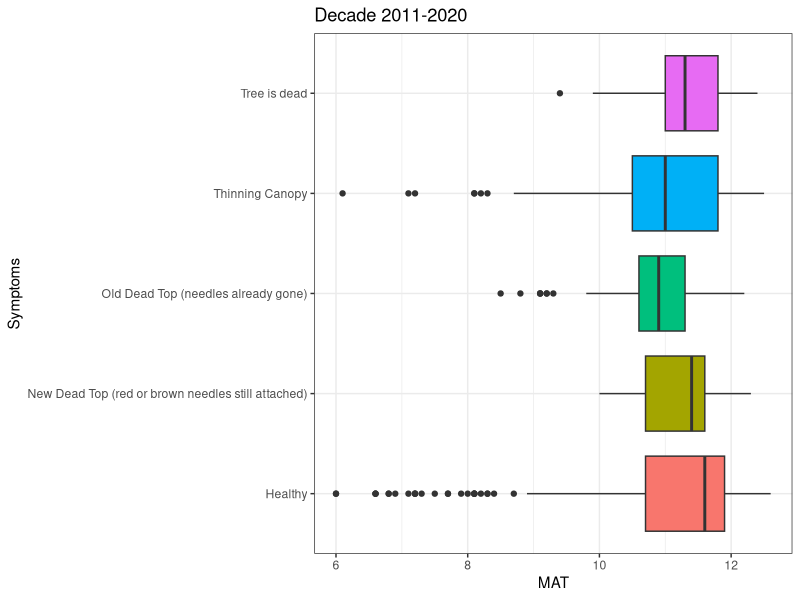
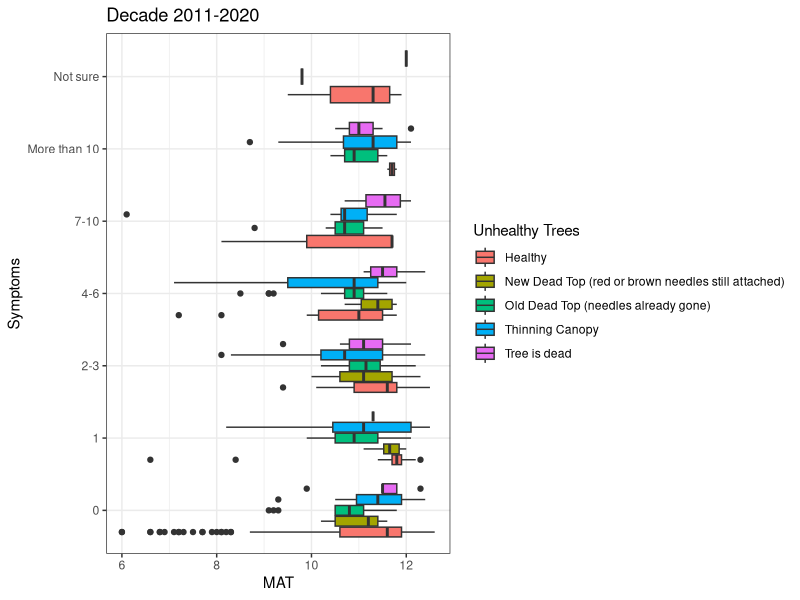
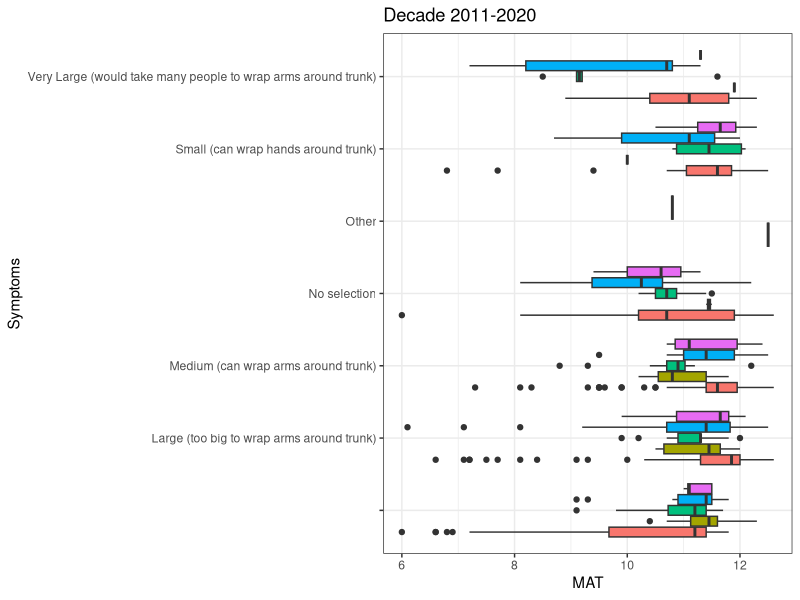
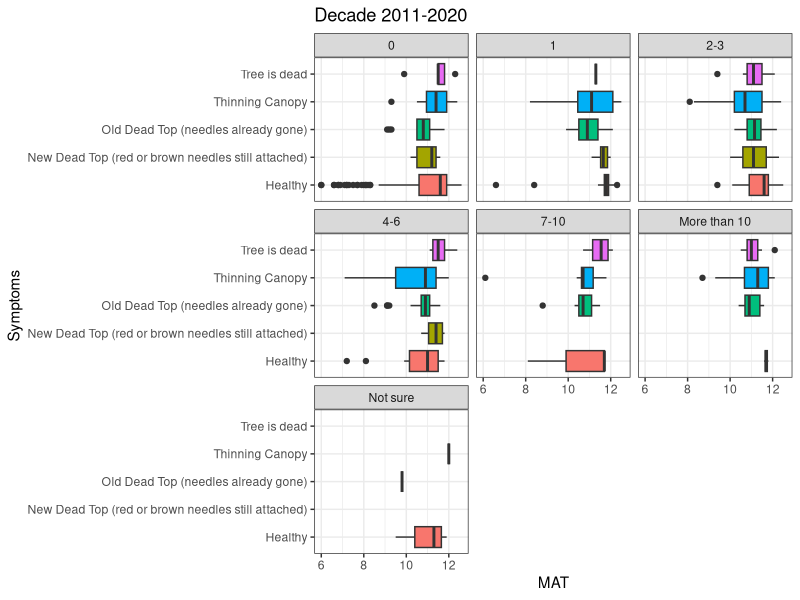
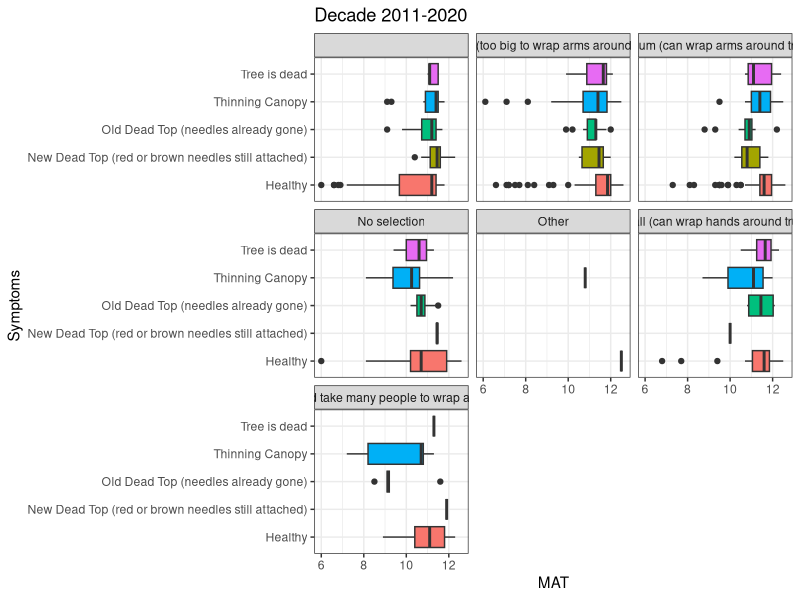
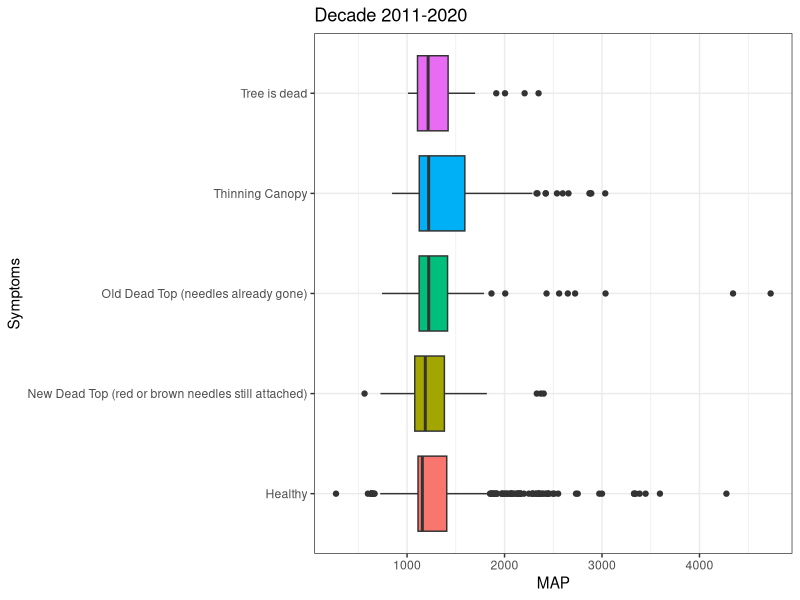
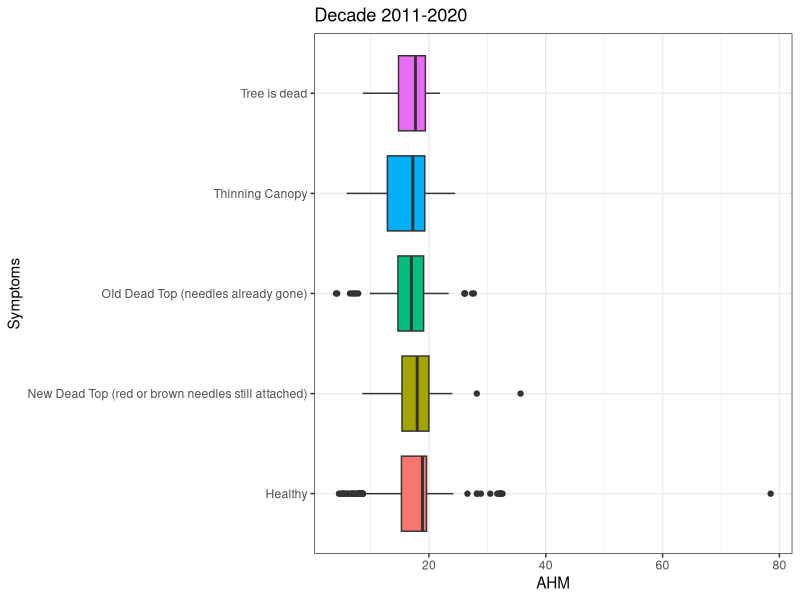
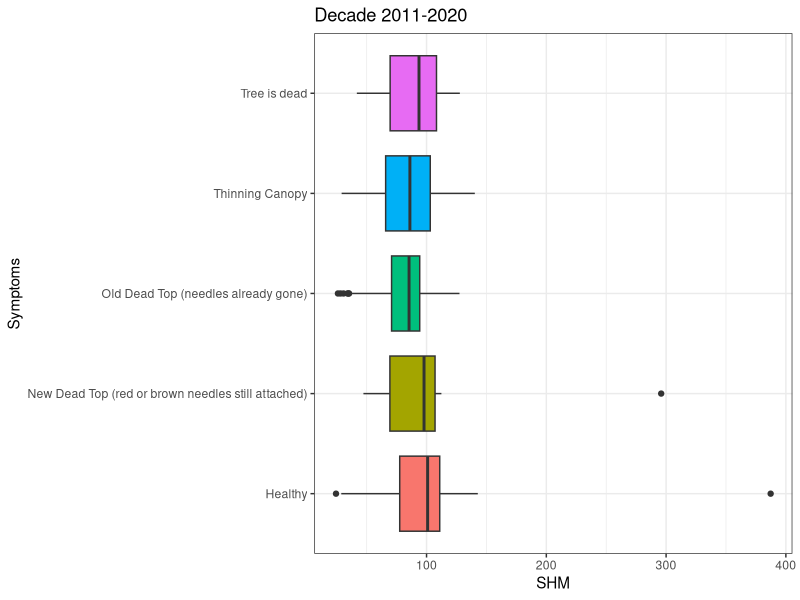

These figures' R source, in order:
## ---- chunk 1
knitr::opts_chunk$set(echo = FALSE)
knitr::opts_knit$set(root.dir = "/Users/redcedar/ServerFiles/redcedar/") 
## ---- chunk 2
#install.packages("tidyverse")
library(tidyverse)
## ---- chunk 3
data <- read.csv("./data/observations-9.19.21.csv")
## ---- chunk 4
gps <- data[c(1,22,23)]
gps <- rename(gps,lat = latitude) %>% `colnames<-`(c("ID2","lat","long")) %>% mutate(el = ".") #columns were ranamed to match format for ClimateNA tool.
## ---- chunk 5
normals <- read.csv("./data/gps_Normal_1991_2020MSY.csv")
normals <- rename(normals, id = ID2) #rename column 'ID2' (changed for ClimateNA tool) back to 'id'
## ---- chunk 6
lastdecade <- read.csv("./data/gps_Decade_2011_2020MSY.csv")
lastdecade <- rename(lastdecade, id = ID2) #rename column 'ID2' (changed for ClimateNA tool) back to 'id'
## ---- chunk 7
topo <- read.csv("./data/gps plus DEM and TOPO data.csv")
topo <- rename(topo, id = ID2) #rename column 'ID2' (changed for ClimateNA tool) back to 'id'
## ---- chunk 8
wasoils <- read.csv("./data/Washington_GPS_Soils_Data_muaggatt_component.csv")
orsoils <- read.csv("./data/Oregon_GPS_Soils_Data_muagget_component.csv") #note misspelling of muaggatt
wasoils <- rename(wasoils, id = ID2) #rename column 'ID2' (changed for ClimateNA tool) back to 'id'
orsoils <- rename(orsoils, id = ID2) #rename column 'ID2' (changed for ClimateNA tool) back to 'id'
pnwsoils <- bind_rows(wasoils,orsoils)
## ---- chunk 9
#combinednormals <- left_join(data,normals,by="id")  %>% left_join(.,topo,by="id") %>% left_join(.,pnwsoils,by="id")
combo.decade <- left_join(data,lastdecade,by="id")  %>% left_join(.,topo,by="id") %>% left_join(.,pnwsoils,by="id")
## ---- chunk 10
combo.decade$field.tree.canopy.symptoms[combo.decade$field.tree.canopy.symptoms=="Multiple Symptoms"] <-"Multiple Symptoms (please list in Notes)"
combo.decade$field.tree.canopy.symptoms[combo.decade$field.tree.canopy.symptoms=="multiple symptoms"] <-"Multiple Symptoms (please list in Notes)"
combo.decade$field.tree.canopy.symptoms[combo.decade$field.tree.canopy.symptoms=="thinning foliage"] <-"Thinning Canopy"
combo.decade$field.tree.canopy.symptoms[combo.decade$field.tree.canopy.symptoms=="healthy"] <-"Healthy"
combo.decade$field.tree.canopy.symptoms[combo.decade$field.tree.canopy.symptoms=="dead top"] <-"Old Dead Top (needles already gone)"
combo.decade <- combo.decade %>% droplevels()
combo.decade$field.tree.canopy.symptoms <- as.factor(combo.decade$field.tree.canopy.symptoms)
#levels(combo.decade$field.tree.canopy.symptoms)
## ---- chunk 11
combo.decade$field.number.of.additional.unhealthy.trees..of.same.species..in.area..within.sight.[combo.decade$field.number.of.additional.unhealthy.trees..of.same.species..in.area..within.sight.=="4"] <- "4-6"
combo.decade$field.number.of.additional.unhealthy.trees..of.same.species..in.area..within.sight.[combo.decade$field.number.of.additional.unhealthy.trees..of.same.species..in.area..within.sight.=="5"] <- "4-6"
combo.decade$field.number.of.additional.unhealthy.trees..of.same.species..in.area..within.sight.[combo.decade$field.number.of.additional.unhealthy.trees..of.same.species..in.area..within.sight.=="2"] <- "2-3"
combo.decade <- combo.decade %>% droplevels()
combo.decade$field.number.of.additional.unhealthy.trees..of.same.species..in.area..within.sight. <- as.factor(combo.decade$field.number.of.additional.unhealthy.trees..of.same.species..in.area..within.sight.)
#levels(combo.decade$field.number.of.additional.unhealthy.trees..of.same.species..in.area..within.sight.)
## ---- chunk 12
combo.decade$field.optional...tree.size[combo.decade$field.optional...tree.size == "Large"] <- "Large (too big to wrap arms around trunk)"
combo.decade$field.optional...tree.size[combo.decade$field.optional...tree.size == "Medium"] <- "Medium (can wrap arms around trunk)"
combo.decade$field.optional...tree.size[combo.decade$field.optional...tree.size == "Small"] <- "Small (can wrap hands around trunk)"
combo.decade$field.optional...tree.size[combo.decade$field.optional...tree.size == "Very Large"] <- "Very Large (would take many people to wrap arms around trunk)"
combo.decade <- combo.decade %>% droplevels()
combo.decade$field.optional...tree.size <- as.factor(combo.decade$field.optional...tree.size)
#levels(combo.decade$field.optional...tree.size)
## ---- chunk 13
combo.decade <- combo.decade %>% filter(MAP >0 & RASTERVALU>=0, na.rm=TRUE)
## ---- chunk 14
combo.decade %>% group_by(field.tree.canopy.symptoms) %>% count()
## ---- chunk 15
filtered.symptoms <- combo.decade  %>% filter(field.tree.canopy.symptoms=="Healthy"|field.tree.canopy.symptoms=="Thinning Canopy"|field.tree.canopy.symptoms=="New Dead Top (red or brown needles still attached)"|field.tree.canopy.symptoms=="Old Dead Top (needles already gone)"|field.tree.canopy.symptoms=="Tree is dead") %>% droplevels()
#levels(filtered.symptoms$field.tree.canopy.symptoms)
## ---- chunk 16
filtered.symptoms %>% group_by(field.tree.canopy.symptoms) %>% count()
## ---- chunk 17
level_key <- c("Healthy" = "Healthy", "Thinning Canopy" = "Unhealthy", "New Dead Top (red or brown needles still attached)" = "Unhealthy", "Old Dead Top (needles already gone)" = "Unhealthy", "Tree is dead" = "Unhealthy", "Multiple Symptoms (please list in Notes)" = "Unhealthy", "Extra Cone Crop" = "Unhealthy", "Browning Canopy" = "Unhealthy","Branch Dieback or 'Flagging'" = "Unhealthy", "Other (please describe in Notes)" = "Unhealthy", "Yellowing Canopy" = "Unhealthy")

binary <- combo.decade
binary$field.tree.canopy.symptoms <- recode_factor(binary$field.tree.canopy.symptoms, !!!level_key)
#levels(binary$field.tree.canopy.symptoms)
## ---- chunk 18
binary %>% group_by(field.tree.canopy.symptoms) %>% count()
## ---- chunk 19
ggplot(filtered.symptoms,aes(field.tree.canopy.symptoms,MAT,fill=field.tree.canopy.symptoms))+geom_boxplot(show.legend=FALSE)+coord_flip()+theme_bw() +labs(title="Decade 2011-2020",x="Symptoms")
## ---- chunk 20
ggplot(filtered.symptoms,aes(field.number.of.additional.unhealthy.trees..of.same.species..in.area..within.sight.,MAT,fill=field.tree.canopy.symptoms))+geom_boxplot()+coord_flip()+theme_bw() +labs(fill="Unhealthy Trees")+labs(title="Decade 2011-2020",x="Symptoms")
## ---- chunk 21
ggplot(filtered.symptoms,aes(field.optional...tree.size,MAT,fill=field.tree.canopy.symptoms))+geom_boxplot(show.legend=FALSE)+coord_flip()+theme_bw() +labs(fill="Unhealthy Trees")+labs(title="Decade 2011-2020",x="Symptoms")
## ---- chunk 22
ggplot(filtered.symptoms,aes(field.tree.canopy.symptoms,MAT,fill=field.tree.canopy.symptoms))+geom_boxplot(show.legend=FALSE)+coord_flip()+facet_wrap(~field.number.of.additional.unhealthy.trees..of.same.species..in.area..within.sight.)+theme_bw() +labs(title="Decade 2011-2020",x="Symptoms")
## ---- chunk 23
ggplot(filtered.symptoms,aes(field.tree.canopy.symptoms,MAT,fill=field.tree.canopy.symptoms))+geom_boxplot(show.legend=FALSE)+coord_flip()+theme_bw() +facet_wrap(~field.optional...tree.size) +labs(title="Decade 2011-2020",x="Symptoms")
## ---- chunk 24
ggplot(filtered.symptoms,aes(field.tree.canopy.symptoms,MAP,fill=field.tree.canopy.symptoms))+geom_boxplot(show.legend=FALSE)+coord_flip()+theme_bw() +labs(title="Decade 2011-2020",x="Symptoms")
## ---- chunk 25
ggplot(filtered.symptoms,aes(field.tree.canopy.symptoms,AHM,fill=field.tree.canopy.symptoms))+geom_boxplot(show.legend=FALSE)+coord_flip()+theme_bw() +labs(title="Decade 2011-2020",x="Symptoms")
## ---- chunk 26
ggplot(filtered.symptoms,aes(field.tree.canopy.symptoms,SHM,fill=field.tree.canopy.symptoms))+geom_boxplot(show.legend=FALSE)+coord_flip()+theme_bw() +labs(title="Decade 2011-2020",x="Symptoms")
## ---- chunk 27
filtered.symptoms.shm <- filtered.symptoms %>% filter(SHM<200) %>% droplevels()
## ---- chunk 28
ggplot(filtered.symptoms.shm,aes(field.tree.canopy.symptoms,SHM,fill=field.tree.canopy.symptoms))+geom_boxplot(show.legend=FALSE)+coord_flip()+theme_bw() +labs(title="Decade 2011-2020",x="Symptoms", y="Summer Heat-Moisture Index")
## ---- chunk 29
ggplot(filtered.symptoms,aes(field.tree.canopy.symptoms,MSP,fill=field.tree.canopy.symptoms))+geom_boxplot(show.legend=FALSE)+coord_flip()+theme_bw() +labs(title="Decade 2011-2020",x="Symptoms")
## ---- chunk 30
ggplot(filtered.symptoms,aes(field.tree.canopy.symptoms,CMD,fill=field.tree.canopy.symptoms))+geom_boxplot(show.legend=FALSE)+coord_flip()+theme_bw() +labs(title="Decade 2011-2020",x="Symptoms")
## ---- chunk 31
ggplot(filtered.symptoms,aes(field.tree.canopy.symptoms,Eref,fill=field.tree.canopy.symptoms))+geom_boxplot(show.legend=FALSE)+coord_flip()+theme_bw() +labs(title="Decade 2011-2020",x="Symptoms")
## ---- chunk 32
ggplot(filtered.symptoms,aes(field.tree.canopy.symptoms,Aspect.x,fill=field.tree.canopy.symptoms))+geom_boxplot(show.legend=FALSE)+coord_flip()+theme_bw() +labs(title="Aspect (degrees)",x="Symptoms")
## ---- chunk 33
ggplot(filtered.symptoms,aes(field.tree.canopy.symptoms,Slope.x,fill=field.tree.canopy.symptoms))+geom_boxplot(show.legend=FALSE)+coord_flip()+theme_bw() +labs(title="Slope (degrees)",x="Symptoms")
## ---- chunk 34
ggplot(filtered.symptoms,aes(field.tree.canopy.symptoms,PNWSRTMDEM.x,fill=field.tree.canopy.symptoms))+geom_boxplot(show.legend=FALSE)+coord_flip()+theme_bw() +labs(title="Elevation (meters)",x="Symptoms")
## ---- chunk 35
ggplot(filtered.symptoms,aes(Slope.x,CMD,color=field.tree.canopy.symptoms))+geom_point()
## ---- chunk 36
ggplot(filtered.symptoms,aes(Slope.x,CMD,color=field.tree.canopy.symptoms))+geom_smooth()
## ---- chunk 37
ggplot(filtered.symptoms,aes(Slope.x,CMD,color=field.tree.canopy.symptoms))+geom_smooth()+facet_wrap(~field.tree.canopy.symptoms)
## ---- chunk 38
ggplot(filtered.symptoms,aes(PNWSRTMDEM.x,CMD,color=field.tree.canopy.symptoms))+geom_smooth()
## ---- chunk 39
ggplot(filtered.symptoms,aes(field.tree.canopy.symptoms,muaggatt_brockdepmin,fill=field.tree.canopy.symptoms))+geom_boxplot(show.legend=FALSE)+coord_flip()+theme_bw() +labs(x="Symptoms")
## ---- chunk 40
ggplot(filtered.symptoms,aes(muaggatt_drclassdcd,field.tree.canopy.symptoms,color=field.tree.canopy.symptoms))+geom_count(show.legend=FALSE)+coord_flip()+theme_bw() +labs(x="Symptoms")
## ---- chunk 41
ggplot(filtered.symptoms,aes(field.tree.canopy.symptoms,fill=field.tree.canopy.symptoms))+geom_bar(show.legend=FALSE)+coord_flip()+theme_bw() +labs(x="Symptoms")+facet_wrap(~muaggatt_drclassdcd)
## ---- chunk 42
ggplot(filtered.symptoms,aes(muaggatt_drclasswettest,field.tree.canopy.symptoms,color=field.tree.canopy.symptoms))+geom_count(show.legend=FALSE)+coord_flip()+theme_bw() +labs(x="Symptoms")
## ---- chunk 43
ggplot(filtered.symptoms,aes(field.tree.canopy.symptoms,fill=field.tree.canopy.symptoms))+geom_bar(show.legend=FALSE)+coord_flip()+theme_bw() +labs(x="Symptoms")+facet_wrap(~muaggatt_drclasswettest)
## ---- chunk 44
ggplot(filtered.symptoms,aes(muaggatt_hydgrpdcd,field.tree.canopy.symptoms,color=field.tree.canopy.symptoms))+geom_count(show.legend=FALSE)+coord_flip()+theme_bw() +labs(x="Symptoms")
## ---- chunk 45
ggplot(filtered.symptoms,aes(field.tree.canopy.symptoms,fill=field.tree.canopy.symptoms))+geom_bar(show.legend=FALSE)+coord_flip()+theme_bw() +labs(x="Symptoms")+facet_wrap(~muaggatt_hydgrpdcd)
## ---- chunk 46
ggplot(filtered.symptoms,aes(field.tree.canopy.symptoms,muaggatt_slopegradwta,fill=field.tree.canopy.symptoms))+geom_boxplot(show.legend=FALSE)+coord_flip()+theme_bw() +labs(x="Symptoms")
## ---- chunk 47
ggplot(filtered.symptoms,aes(field.tree.canopy.symptoms,muaggatt_niccdcdpct,fill=field.tree.canopy.symptoms))+geom_boxplot(show.legend=FALSE)+coord_flip()+theme_bw() +labs(x="Symptoms")
## ---- chunk 48
ggplot(binary,aes(field.tree.canopy.symptoms,MAT,fill=field.tree.canopy.symptoms))+geom_boxplot(show.legend=FALSE)+coord_flip()+theme_bw() +labs(title="Decade 2011-2020",x="Symptoms")
## ---- chunk 49
ggplot(binary,aes(field.number.of.additional.unhealthy.trees..of.same.species..in.area..within.sight.,MAT,fill=field.tree.canopy.symptoms))+geom_boxplot()+coord_flip()+theme_bw() +labs(fill="Unhealthy Trees")+labs(title="Decade 2011-2020",x="Symptoms")
## ---- chunk 50
ggplot(binary,aes(field.optional...tree.size,MAT,fill=field.tree.canopy.symptoms))+geom_boxplot(show.legend=FALSE)+coord_flip()+theme_bw() +labs(fill="Unhealthy Trees")+labs(title="Decade 2011-2020",x="Symptoms")
## ---- chunk 51
ggplot(binary,aes(field.tree.canopy.symptoms,MAT,fill=field.tree.canopy.symptoms))+geom_boxplot(show.legend=FALSE)+coord_flip()+facet_wrap(~field.number.of.additional.unhealthy.trees..of.same.species..in.area..within.sight.)+theme_bw() +labs(title="Decade 2011-2020",x="Symptoms")
## ---- chunk 52
ggplot(binary,aes(field.tree.canopy.symptoms,MAT,fill=field.tree.canopy.symptoms))+geom_boxplot(show.legend=FALSE)+coord_flip()+theme_bw() +facet_wrap(~field.optional...tree.size) +labs(title="Decade 2011-2020",x="Symptoms")
## ---- chunk 53
ggplot(binary,aes(field.tree.canopy.symptoms,MAP,fill=field.tree.canopy.symptoms))+geom_boxplot(show.legend=FALSE)+coord_flip()+theme_bw() +labs(title="Decade 2011-2020",x="Symptoms")
## ---- chunk 54
ggplot(binary,aes(field.tree.canopy.symptoms,AHM,fill=field.tree.canopy.symptoms))+geom_boxplot(show.legend=FALSE)+coord_flip()+theme_bw() +labs(title="Decade 2011-2020",x="Symptoms")
## ---- chunk 55
ggplot(binary,aes(field.tree.canopy.symptoms,SHM,fill=field.tree.canopy.symptoms))+geom_boxplot(show.legend=FALSE)+coord_flip()+theme_bw() +labs(title="Decade 2011-2020",x="Symptoms")
## ---- chunk 56
binary.shm <- binary %>% filter(SHM<200) %>% droplevels()
## ---- chunk 57
ggplot(binary.shm,aes(field.tree.canopy.symptoms,SHM,fill=field.tree.canopy.symptoms))+geom_boxplot(show.legend=FALSE)+coord_flip()+theme_bw() +labs(title="Decade 2011-2020",x="Symptoms")
## ---- chunk 58
ggplot(binary,aes(field.tree.canopy.symptoms,MSP,fill=field.tree.canopy.symptoms))+geom_boxplot(show.legend=FALSE)+coord_flip()+theme_bw() +labs(title="Decade 2011-2020",x="Symptoms")
## ---- chunk 59
ggplot(binary,aes(field.tree.canopy.symptoms,CMD,fill=field.tree.canopy.symptoms))+geom_boxplot(show.legend=FALSE)+coord_flip()+theme_bw() +labs(title="Decade 2011-2020",x="Symptoms")
## ---- chunk 60
ggplot(binary,aes(field.tree.canopy.symptoms,Eref,fill=field.tree.canopy.symptoms))+geom_boxplot(show.legend=FALSE)+coord_flip()+theme_bw() +labs(title="Decade 2011-2020",x="Symptoms")
## ---- chunk 61
ggplot(binary,aes(PNWSRTMDEM.x,CMD,color=field.tree.canopy.symptoms))+geom_smooth()
## ---- chunk 62
ggplot(binary,aes(field.tree.canopy.symptoms,Slope.x,fill=field.tree.canopy.symptoms))+geom_boxplot(show.legend=FALSE)+coord_flip()+theme_bw() +labs(title="Slope (degrees)",x="Symptoms")
## ---- chunk 63
ggplot(binary,aes(field.tree.canopy.symptoms,muaggatt_brockdepmin,fill=field.tree.canopy.symptoms))+geom_boxplot(show.legend=FALSE)+coord_flip()+theme_bw() +labs(x="Symptoms")
## ---- chunk 64
ggplot(binary,aes(muaggatt_drclassdcd,field.tree.canopy.symptoms,color=field.tree.canopy.symptoms))+geom_count(show.legend=FALSE)+coord_flip()+theme_bw() +labs(x="Symptoms")
## ---- chunk 65
ggplot(binary,aes(field.tree.canopy.symptoms,fill=field.tree.canopy.symptoms))+geom_bar(show.legend=FALSE)+coord_flip()+theme_bw() +labs(x="Symptoms")+facet_wrap(~muaggatt_drclassdcd)
## ---- chunk 66
ggplot(binary,aes(muaggatt_drclasswettest,field.tree.canopy.symptoms,color=field.tree.canopy.symptoms))+geom_count(show.legend=FALSE)+coord_flip()+theme_bw() +labs(x="Symptoms")
## ---- chunk 67
ggplot(binary,aes(field.tree.canopy.symptoms,fill=field.tree.canopy.symptoms))+geom_bar(show.legend=FALSE)+coord_flip()+theme_bw() +labs(x="Symptoms")+facet_wrap(~muaggatt_drclasswettest)
## ---- chunk 68
ggplot(binary,aes(muaggatt_hydgrpdcd,field.tree.canopy.symptoms,color=field.tree.canopy.symptoms))+geom_count(show.legend=FALSE)+coord_flip()+theme_bw() +labs(x="Symptoms")
## ---- chunk 69
ggplot(binary,aes(field.tree.canopy.symptoms,fill=field.tree.canopy.symptoms))+geom_bar(show.legend=FALSE)+coord_flip()+theme_bw() +labs(x="Symptoms")+facet_wrap(~muaggatt_hydgrpdcd)
## ---- chunk 70
ggplot(binary,aes(field.tree.canopy.symptoms,muaggatt_slopegradwta,fill=field.tree.canopy.symptoms))+geom_boxplot(show.legend=FALSE)+coord_flip()+theme_bw() +labs(x="Symptoms")
## ---- chunk 71
ggplot(binary,aes(field.tree.canopy.symptoms,muaggatt_niccdcdpct,fill=field.tree.canopy.symptoms))+geom_boxplot(show.legend=FALSE)+coord_flip()+theme_bw() +labs(x="Symptoms")
## ---- chunk 72
ggplot(binary,aes(component_taxgrtgroup,field.tree.canopy.symptoms))+geom_count(show.legend=FALSE)+coord_flip()+theme_bw()
## ---- chunk 73
levels(binary$component_taxpartsize)
ggplot(binary,aes(component_taxpartsize,field.tree.canopy.symptoms))+geom_count(show.legend=FALSE)+coord_flip()+theme_bw()
## ---- chunk 74
str(binary$muaggatt_wtdepaprjunmin)
ggplot(binary,aes(muaggatt_wtdepaprjunmin,field.tree.canopy.symptoms,fill=field.tree.canopy.symptoms))+geom_boxplot(show.legend=FALSE)+theme_bw()
